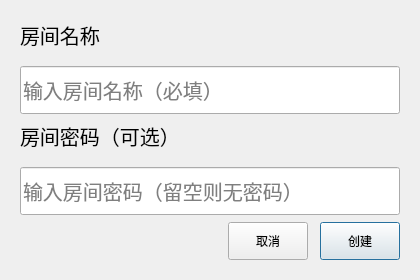
<?xml version="1.0" encoding="UTF-8"?>
<ui version="4.0">
 <class>RoomCreate</class>
 <widget class="QDialog" name="RoomCreate">
  <property name="geometry">
   <rect>
    <x>0</x>
    <y>0</y>
    <width>420</width>
    <height>280</height>
   </rect>
  </property>
  <property name="minimumSize">
   <size>
    <width>420</width>
    <height>280</height>
   </size>
  </property>
  <property name="maximumSize">
   <size>
    <width>420</width>
    <height>280</height>
   </size>
  </property>
  <property name="windowTitle">
   <string>创建会议</string>
  </property>
  <layout class="QVBoxLayout" name="mainLayout">
   <property name="spacing">
    <number>16</number>
   </property>
   <property name="leftMargin">
    <number>20</number>
   </property>
   <property name="topMargin">
    <number>20</number>
   </property>
   <property name="rightMargin">
    <number>20</number>
   </property>
   <property name="bottomMargin">
    <number>20</number>
   </property>
   <item>
    <widget class="QLabel" name="lb_name">
     <property name="font">
      <font>
       <family>Microsoft YaHei</family>
       <pointsize>15</pointsize>
      </font>
     </property>
     <property name="text">
      <string>房间名称</string>
     </property>
    </widget>
   </item>
   <item>
    <widget class="QLineEdit" name="le_name">
     <property name="minimumSize">
      <size>
       <width>0</width>
       <height>48</height>
      </size>
     </property>
     <property name="font">
      <font>
       <family>Microsoft YaHei</family>
       <pointsize>15</pointsize>
      </font>
     </property>
     <property name="maxLength">
      <number>20</number>
     </property>
     <property name="placeholderText">
      <string>输入房间名称（必填）</string>
     </property>
     <property name="clearButtonEnabled">
      <bool>true</bool>
     </property>
    </widget>
   </item>
   <item>
    <widget class="QLabel" name="lb_pass">
     <property name="font">
      <font>
       <family>Microsoft YaHei</family>
       <pointsize>15</pointsize>
      </font>
     </property>
     <property name="text">
      <string>房间密码（可选）</string>
     </property>
    </widget>
   </item>
   <item>
    <widget class="QLineEdit" name="le_pass">
     <property name="minimumSize">
      <size>
       <width>0</width>
       <height>48</height>
      </size>
     </property>
     <property name="font">
      <font>
       <family>Microsoft YaHei</family>
       <pointsize>15</pointsize>
      </font>
     </property>
     <property name="maxLength">
      <number>20</number>
     </property>
     <property name="echoMode">
      <enum>QLineEdit::Password</enum>
     </property>
     <property name="placeholderText">
      <string>输入房间密码（留空则无密码）</string>
     </property>
     <property name="clearButtonEnabled">
      <bool>true</bool>
     </property>
    </widget>
   </item>
   <item>
    <spacer name="verticalSpacer">
     <property name="orientation">
      <enum>Qt::Vertical</enum>
     </property>
     <property name="sizeHint" stdset="0">
      <size>
       <width>20</width>
       <height>8</height>
      </size>
     </property>
    </spacer>
   </item>
   <item>
    <layout class="QHBoxLayout" name="buttonLayout">
     <property name="spacing">
      <number>12</number>
     </property>
     <property name="leftMargin">
      <number>0</number>
     </property>
     <property name="topMargin">
      <number>0</number>
     </property>
     <property name="rightMargin">
      <number>0</number>
     </property>
     <property name="bottomMargin">
      <number>0</number>
     </property>
     <item>
      <spacer name="buttonSpacer">
       <property name="orientation">
        <enum>Qt::Horizontal</enum>
       </property>
       <property name="sizeHint" stdset="0">
        <size>
         <width>40</width>
         <height>20</height>
        </size>
       </property>
      </spacer>
     </item>
     <item>
      <widget class="QPushButton" name="pb_cancel">
       <property name="minimumSize">
        <size>
         <width>80</width>
         <height>38</height>
        </size>
       </property>
       <property name="text">
        <string>取消</string>
       </property>
      </widget>
     </item>
     <item>
      <widget class="QPushButton" name="pb_ok">
       <property name="minimumSize">
        <size>
         <width>80</width>
         <height>38</height>
        </size>
       </property>
       <property name="text">
        <string>创建</string>
       </property>
       <property name="autoDefault">
        <bool>true</bool>
       </property>
       <property name="default">
        <bool>true</bool>
       </property>
      </widget>
     </item>
    </layout>
   </item>
  </layout>
 </widget>
 <resources/>
 <connections/>
</ui>
